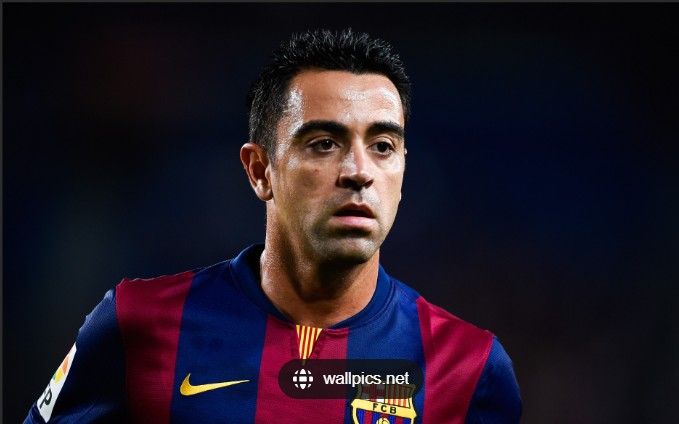
#> input picture xavi.jpg, 679 x 424 px
$ python imageapp.py
#> lines starting #> are read from the running program, lines starting #| are printed output that depends on the picture
# -*- coding: utf-8 -*-
"""imageapp.ipynb

Automatically generated by Colab.

Original file is located at
    https://colab.research.google.com/drive/1FEcPEagRf9_9nuvsE1OSICVZ2vj5rXM8

Xavi Hernandez-ASCIII image
"""

from PIL import Image

img = Image.open("xavi.jpg")   # your Xavi photo
#> img is the input picture: PIL image 679x424 RGB; mean R, G, B 33.4, 24.4, 36
img

from PIL import Image

# only light & medium characters – no heavy black ink
ASCII = " .,:;+=*"

img = Image.open("xavi.jpg")
img = img.resize((130, int(130 * img.height / img.width * 0.45)))
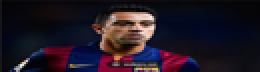
#> img: PIL image 130x36 RGB (shown 2 times larger); mean R, G, B 33.3, 24.3, 35.9
img = img.convert("RGB")

w, h = img.size
#> w = 130; h = 36

for y in range(h):
    for x in range(w):
        r, g, b = img.getpixel((x, y))
        br = (r + g + b) // 3

        if br > 240:
            ch = " "
        elif br > 220:
            ch = "."
        elif br > 200:
            ch = ","
        elif br > 180:
            ch = ":"
        elif br > 160:
            ch = ";"
        elif br > 140:
            ch = "+"
        elif br > 110:
            ch = "="
        else:
            ch = "*"   # darkest, but still not black

        print(f"\033[38;2;{r};{g};{b}m{ch}", end="")
    print("\033[0m")

print("\nXAVI HERNÁNDEZ – No Black Face ASCII")

"""Conclusion:

In this project, a real image of Xavi Hernández was converted into ASCII art using Python and the Pillow library.
The program reads an image, converts it into grayscale, resizes it, and maps pixel brightness to ASCII characters.
This approach helps in understanding how digital images are represented using pixel intensity and how those values can be transformed into text-based art.
The final output successfully produces a recognizable ASCII portrait, demonstrating the practical use of image processing and logical mapping in Python.

"""
